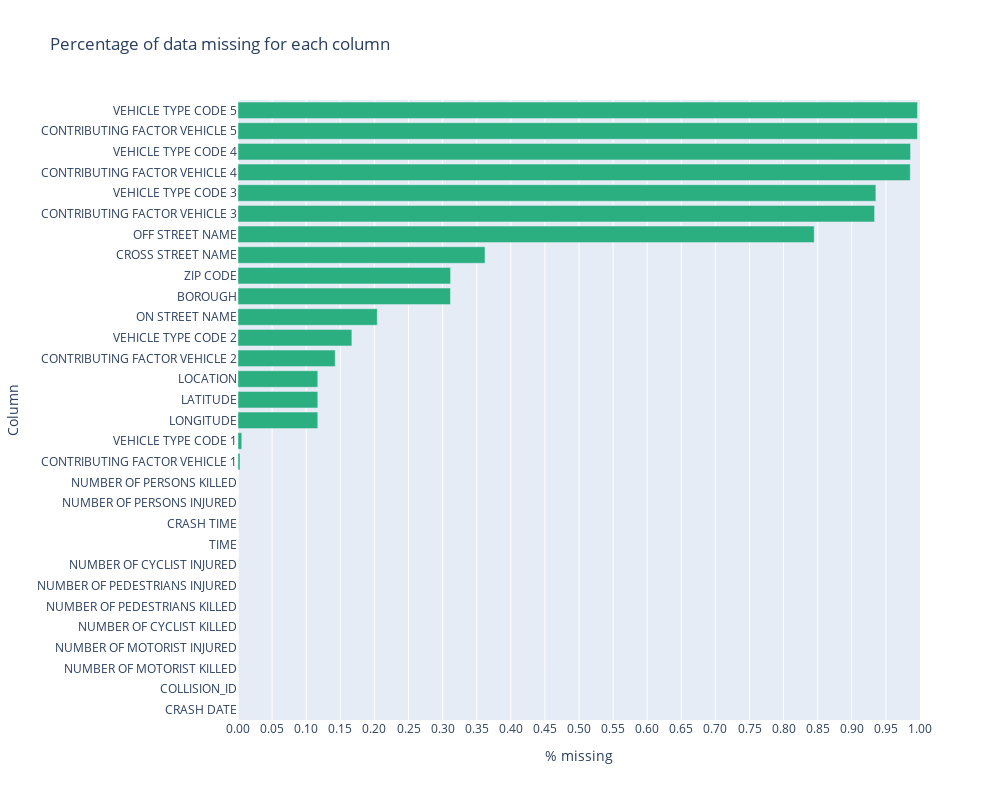

Source (notebook cell):
### Code cell
missing_pct_df = pd.DataFrame((df.isnull().sum(axis=0)/len(df)).sort_values(ascending=True)).reset_index(); missing_pct_df.columns = ['Column', 'Percentage missing']

import plotly.express as px
fig = px.bar(missing_pct_df, x="Percentage missing", y="Column", orientation='h', width = 1000, height=800, title='Percentage of data missing for each column')
fig.update_layout(
    xaxis_title="% missing",
    xaxis = dict(
        tickmode = 'array',
        tickvals = np.arange(0,1.05,0.05),
        ticktext = ['{0:.2f}'.format(x) for x in np.arange(0, 1.05, 0.05)]
    ),
    hoverlabel_font_color='White')
fig.update_xaxes(range=[0, 1], row=1, col=1)

fig.update_traces(
    marker_color='rgb(43,174,128)'
)

fig.show()
fig.write_html("./plotly_html/pct_missing.html")

### Figure 1 — Plotly figure (JSON) as saved in the notebook; plotly's stock layout.template omitted (floating-point values rounded to 4 significant figures)
{"data": [{"alignmentgroup": "True", "hovertemplate": "Percentage missing=%{x}<br>Column=%{y}<extra></extra>", "legendgroup": "", "marker": {"color": "rgb(43,174,128)"}, "name": "", "offsetgroup": "", "orientation": "h", "showlegend": false, "textposition": "auto", "type": "bar", "x": [0, 0, 0, 0, 0, 0, 0, 0, 0, 0, 1.034e-05, 1.885e-05, 0.002963, 0.005512, 0.117, 0.117, 0.117, 0.1426, 0.1669, 0.2042, 0.3116, 0.3117, 0.3622, 0.8449, 0.9334, 0.9353, 0.9857, 0.9861, 0.9963, 0.9964], "xaxis": "x", "y": ["CRASH DATE", "COLLISION_ID", "NUMBER OF MOTORIST KILLED", "NUMBER OF MOTORIST INJURED", "NUMBER OF CYCLIST KILLED", "NUMBER OF PEDESTRIANS KILLED", "NUMBER OF PEDESTRIANS INJURED", "NUMBER OF CYCLIST INJURED", "TIME", "CRASH TIME", "NUMBER OF PERSONS INJURED", "NUMBER OF PERSONS KILLED", "CONTRIBUTING FACTOR VEHICLE 1", "VEHICLE TYPE CODE 1", "LONGITUDE", "LATITUDE", "LOCATION", "CONTRIBUTING FACTOR VEHICLE 2", "VEHICLE TYPE CODE 2", "ON STREET NAME", "BOROUGH", "ZIP CODE", "CROSS STREET NAME", "OFF STREET NAME", "CONTRIBUTING FACTOR VEHICLE 3", "VEHICLE TYPE CODE 3", "CONTRIBUTING FACTOR VEHICLE 4", "VEHICLE TYPE CODE 4", "CONTRIBUTING FACTOR VEHICLE 5", "VEHICLE TYPE CODE 5"], "yaxis": "y"}], "layout": {"barmode": "relative", "height": 800, "hoverlabel": {"font": {"color": "White"}}, "legend": {"tracegroupgap": 0}, "title": {"text": "Percentage of data missing for each column"}, "width": 1000, "xaxis": {"anchor": "y", "domain": [0, 1], "range": [0, 1], "tickmode": "array", "ticktext": ["0.00", "0.05", "0.10", "0.15", "0.20", "0.25", "0.30", "0.35", "0.40", "0.45", "0.50", "0.55", "0.60", "0.65", "0.70", "0.75", "0.80", "0.85", "0.90", "0.95", "1.00"], "tickvals": [0, 0.05, 0.1, 0.15, 0.2, 0.25, 0.3, 0.35, 0.4, 0.45, 0.5, 0.55, 0.6, 0.65, 0.7, 0.75, 0.8, 0.85, 0.9, 0.95, 1], "title": {"text": "% missing"}, "type": "linear"}, "yaxis": {"anchor": "x", "autorange": true, "domain": [0, 1], "range": [-0.5, 29.5], "title": {"text": "Column"}, "type": "category"}}}
